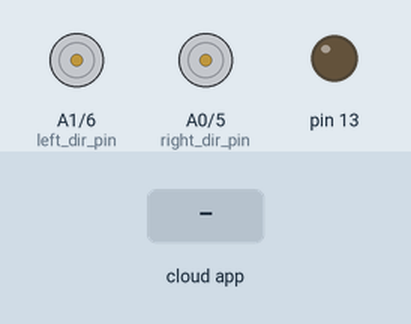
Recording of a sketch running on a simulated Arduino Uno, built with avr-gcc and run on an emulated ATmega328P. Shown: direction and speed pins drawn as motors (green arrow = direction pin HIGH = forward, orange = LOW = backward, longer = more drive), output pins drawn as LEDs (lit = HIGH). The inputs (shaded band) are chosen by the test bench. The ROS host is connected and sends only what is stated.

Above: at 1.7 s.
1.8 s: the phone or cloud app sets linear.x to -100
At 2.5 s:
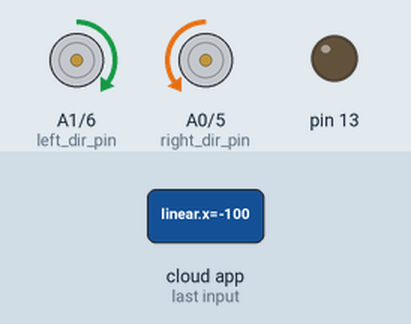
3.3 s: the phone or cloud app sets angular.z to -100
At 3.7 s:
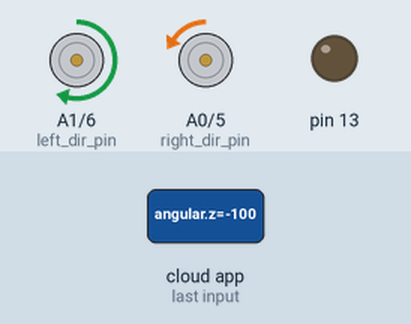
4.8 s: the phone or cloud app sets linear.x to 0
At 6.0 s:
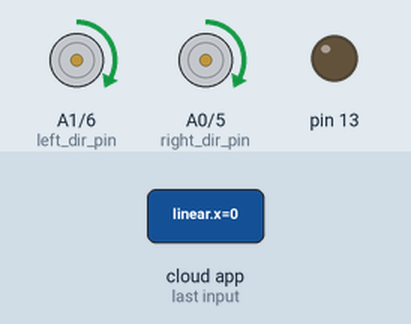
6.3 s: the phone or cloud app sets angular.z to 100
At 7.1 s:
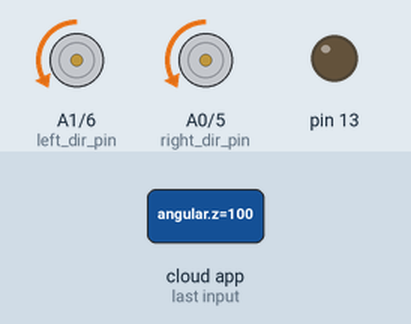
7.8 s: the phone or cloud app sets linear.x to 100
At 8.3 s:
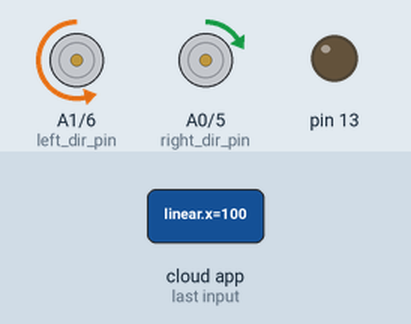
9.3 s: the phone or cloud app sets angular.z to -100
At 10.6 s:
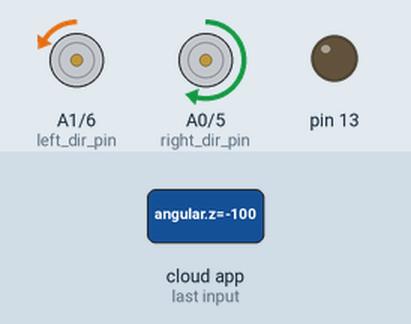
Timing chart, 0 to 11.8 s (numbered marks = the images above; inputs shaded):
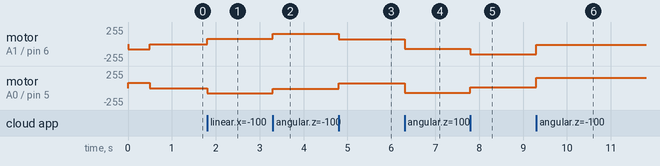

Measured:
- after the input at 1.8 s, motor on A1 (left_dir_pin) / pin 6 (left_pwm_pin): stopped → forward 80/255 at once; motor on A0 (right_dir_pin) / pin 5 (right_pwm_pin): stopped → backward 80/255 at once
- after the input at 3.3 s, motor on A1 (left_dir_pin) / pin 6 (left_pwm_pin): forward 80/255 → forward 152/255 at once; motor on A0 (right_dir_pin) / pin 5 (right_pwm_pin): backward 80/255 → backward 8/255 at once
- after the input at 4.8 s, motor on A1 (left_dir_pin) / pin 6 (left_pwm_pin): forward 152/255 → forward 72/255 at once; motor on A0 (right_dir_pin) / pin 5 (right_pwm_pin): backward 8/255 → forward 72/255 at once
- after the input at 6.3 s, motor on A1 (left_dir_pin) / pin 6 (left_pwm_pin), motor on A0 (right_dir_pin) / pin 5 (right_pwm_pin): forward 72/255 → backward 72/255 at once
- after the input at 7.8 s, motor on A1 (left_dir_pin) / pin 6 (left_pwm_pin): backward 72/255 → backward 152/255 at once; motor on A0 (right_dir_pin) / pin 5 (right_pwm_pin): backward 72/255 → forward 8/255 at once
- after the input at 9.3 s, motor on A1 (left_dir_pin) / pin 6 (left_pwm_pin): backward 152/255 → backward 8/255 at once; motor on A0 (right_dir_pin) / pin 5 (right_pwm_pin): forward 8/255 → forward 152/255 at once

The sketch:

cmd_vel_sub_diff.ino
```cpp
#if (ARDUINO >= 100)
#include <Arduino.h>
#else
#include <WProgram.h>
#endif

#include <ros.h>
#include <geometry_msgs/Twist.h>
#include <std_msgs/Int16.h>

// Pin variables for motors.
const int right_pwm_pin = 5;
const int right_dir_pin = A0;
const int left_pwm_pin = 6;
const int left_dir_pin = A1;
const bool left_fwd = false;
const bool right_fwd = true;

// Default_speed.
const int default_vel = 80;
int state_vel = default_vel;
const int max_vel = 255;

// Robot dimensions. In cm.
const float wheel_dist = 25.0;
ros::NodeHandle  nh;


// ROS stuff.

std_msgs::Int16 int_msg_right;
ros::Publisher motor_right_pub("/lidarbot/motor_right", &int_msg_right);

std_msgs::Int16 int_msg_left;
// ros::Publisher motor_left_pub("/lidarbot/motor_left", &int_msg_left);

void MoveStop() {
  digitalWrite(right_dir_pin, right_fwd);
  digitalWrite(left_dir_pin, left_fwd);
  analogWrite(right_pwm_pin, 0);
  analogWrite(left_pwm_pin, 0);
}

void cmd_vel_cb(const geometry_msgs::Twist & msg) {
  // Read the message. Act accordingly.
  // We only care about the linear x, and the rotational z.
  const float x = msg.linear.x;
  const float z_rotation = msg.angular.z;
  // Flipped r and l. Added steering scaler.
  float right_cmd = (-z_rotation*1.8)/2.0 + x;
  float left_cmd = 2.0*x - right_cmd;
  bool right_dir = (right_cmd>0)? right_fwd : !right_fwd;
  bool left_dir = (left_cmd>0)? left_fwd : !left_fwd;

  digitalWrite(right_dir_pin, right_dir);
  digitalWrite(left_dir_pin, left_dir);

  int right_write = int( default_vel * right_cmd);
  int left_write = int( default_vel * left_cmd );

  if (x == 0 && z_rotation == 0){
      MoveStop();
  }

  // Advertise the arduino command.
  int abs_left_write =  abs(left_write);
  int abs_right_write = abs(right_write);

  int_msg_right.data = right_write;
  int_msg_left.data = left_write;
  // motor_right_pub.publish(&int_msg_right);
  // motor_left_pub.publish(&int_msg_left);

  analogWrite(right_pwm_pin, abs_right_write);
  analogWrite(left_pwm_pin,  abs_left_write);
}

ros::Subscriber<geometry_msgs::Twist> sub("cmd_vel", cmd_vel_cb);


void setup() {

  pinMode(right_pwm_pin, OUTPUT);    // sets the digital pin 13 as output
  pinMode(right_dir_pin, OUTPUT);
  pinMode(left_pwm_pin, OUTPUT);
  pinMode(left_dir_pin, OUTPUT);
  // Set initial values for directions. Set both to forward.
  digitalWrite(right_dir_pin, right_fwd);
  digitalWrite(left_dir_pin, left_fwd);
  pinMode(13, OUTPUT);
  // Send forward command.
  analogWrite(right_pwm_pin, default_vel);
  analogWrite(left_pwm_pin, default_vel);
  delay(500);
  MoveStop();

  nh.initNode();
  nh.subscribe(sub);
  //nh.advertise(motor_right_pub);
  //nh.advertise(motor_left_pub );


}

void loop() {
  nh.spinOnce();
  delay(1);
}
```
